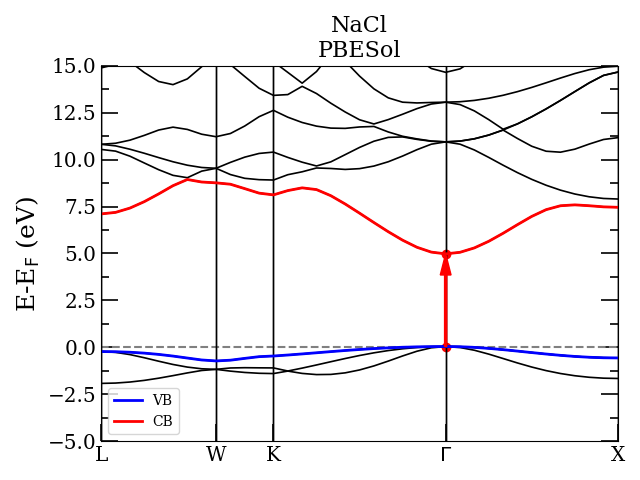

Write Python code to recreate this figure.
import numpy as np
import matplotlib.pyplot as plt
from matplotlib import rcParams

from CASTEPbands import Spectral

# Set up matplotlib mirroring the style used by CASTEP's
# postprocessing utility for band visualisation.
rcParams.update({'text.usetex': False,
                 'font.family': 'serif',
                 'ytick.direction': 'in',
                 'ytick.left': True,
                 'ytick.right': True,
                 'ytick.minor.visible': True,
                 'ytick.major.size': 7,
                 'ytick.minor.size': 5
                 })

fontsize = 18
fermi_linewidth = 1.5

# Initialise band data
NaCl_bands = Spectral.Spectral('NaCl', zero_fermi=True)

# Get the band index of the valence and conduction band
# noting that we have double occupancy.
vb_i = int(NaCl_bands.electrons/2) - 1
cb_i = int(NaCl_bands.electrons/2)

fig, ax = plt.subplots()
plt.title('NaCl\nPBESol', fontsize=16)

# Plot the bandstructure first in a single colour
# and mark the gap on the band gap.
NaCl_bands.plot_bs(ax,
                   fontsize=fontsize,
                   # Use a single colour for bands
                   fermi_linewidth=fermi_linewidth,
                   mono=True,
                   mono_color='k',
                   # Set energy limits
                   Elim=(-5, 15),
                   # Mark the gap
                   mark_gap=True,
                   mark_gap_color='red',
                   )

# Label the valence band and conduction band
NaCl_bands.plot_bs(
    ax,
    fontsize=fontsize,
    show_fermi=False,
    band_ids=np.array([vb_i, cb_i]),
    band_labels=['VB', 'CB'],
    band_colors=['b', 'r'],
    linewidth=2.0
)


plt.tight_layout()
plt.savefig('NaCl_label_bands.png')
